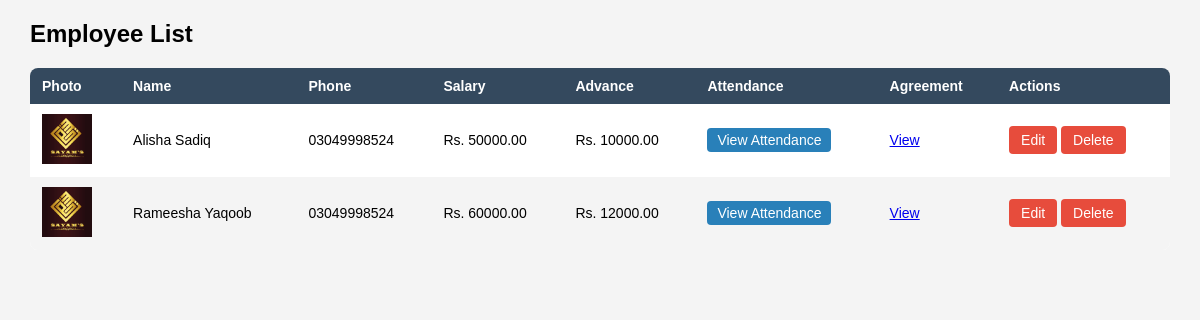
Screenshot of /employees/list_employees.php with the database file from the repository.
### tables this page shows
CREATE TABLE `employees` (
  `id` int(11) NOT NULL,
  `Name` varchar(100) NOT NULL,
  `Photo` varchar(255) NOT NULL,
  `Salary` decimal(10,2) NOT NULL,
  `Advance` decimal(10,2) DEFAULT 0.00,
  `Attendance` varchar(255) DEFAULT NULL,
  `id_card` varchar(50) DEFAULT NULL,
  `Phone` varchar(20) DEFAULT NULL,
  `Agreement_letter` varchar(255) DEFAULT NULL
);

### employees/list_employees.php (the view, shortened to what this page needs)
<?php
$servername = "localhost";
$username = "root";
$password = "";
$database = "wedding_system";
$conn = new mysqli($servername, $username, $password, $database);
$sql = "SELECT id_card, Name, Photo, Salary, Advance, Attendance, Phone, Agreement_letter
        FROM employees
        ORDER BY Name ASC";
$result = $conn->query($sql);
?>
<!DOCTYPE html>
<html lang="en">
<head>
<link href="https://cdnjs.cloudflare.com/ajax/libs/font-awesome/6.4.0/css/all.min.css" rel="stylesheet">
</head>
<body>
<div class="container">
    <h2>Employee List</h2>
    <table>
        <thead>
            <tr>
                <th>Photo</th>
                <th>Name</th>
                <th>Phone</th>
                <th>Salary</th>
                <th>Advance</th>
                <th>Attendance</th>
                <th>Agreement</th>
                <th>Actions</th>
            </tr>
        </thead>
        <tbody>
            <?php
            if ($result && $result->num_rows > 0) {
                while ($row = $result->fetch_assoc()) {
                    $photo = !empty($row['Photo']) ? "<img src='uploads/{$row['Photo']}' width='50' alt='Photo'>" : "";
                    $agreement = !empty($row['Agreement_letter']) ? "<a href='uploads/{$row['Agreement_letter']}' target='_blank'>View</a>" : "";
                    $id_card = $row['id_card'];
                    echo "<tr>
                            <td>$photo</td>
                            <td>{$row['Name']}</td>
                            <td>{$row['Phone']}</td>
                            <td>Rs. {$row['Salary']}</td>
                            <td>Rs. {$row['Advance']}</td>
                            <td><a class='attendance-btn' href='attendance.php?employee_id=$id_card'>View Attendance</a></td>
                            <td>$agreement</td>
                            <td>
                                <a class='button' href='edit_employee.php?edit_id=$id_card'>Edit</a>
                                <a class='button' href='list_employees.php?delete_id=$id_card' onclick=\"return confirm('Are you sure you want to delete this employee?');\">Delete</a>
                            </td>
                          </tr>";
                }
            } else {
                echo "<tr><td colspan='8'>No employees found.</td></tr>";
            }
            ?>
        </tbody>
    </table>
</div>
</body>
</html>

### employees/list_employees.php (style rules this page uses)
body { font-family: Arial, sans-serif; background:#f4f4f4; margin:0; padding:0; }
.container { width:95%; margin:20px auto; }
table { width:100%; border-collapse:collapse; background:#fff; border-radius:8px; overflow:hidden; }
th, td { padding:10px 12px; text-align:left; font-size:14px; }
th { background:#34495e; color:#fff; }
tr:nth-child(even) { background:#f4f4f4; }
a.button { text-decoration:none; padding:6px 12px; background:#e74c3c; color:#fff; border-radius:4px; }
.attendance-btn { background:#2980b9; color:#fff; padding:4px 10px; border-radius:4px; text-decoration:none; }

### rows the page displays
employees: Photo (picture), Name "Alisha Sadiq", Phone "03049998524", Salary "50000.00", Advance "10000.00"
employees: Photo (picture), Name "Rameesha Yaqoob", Phone "03049998524", Salary "60000.00", Advance "12000.00"
